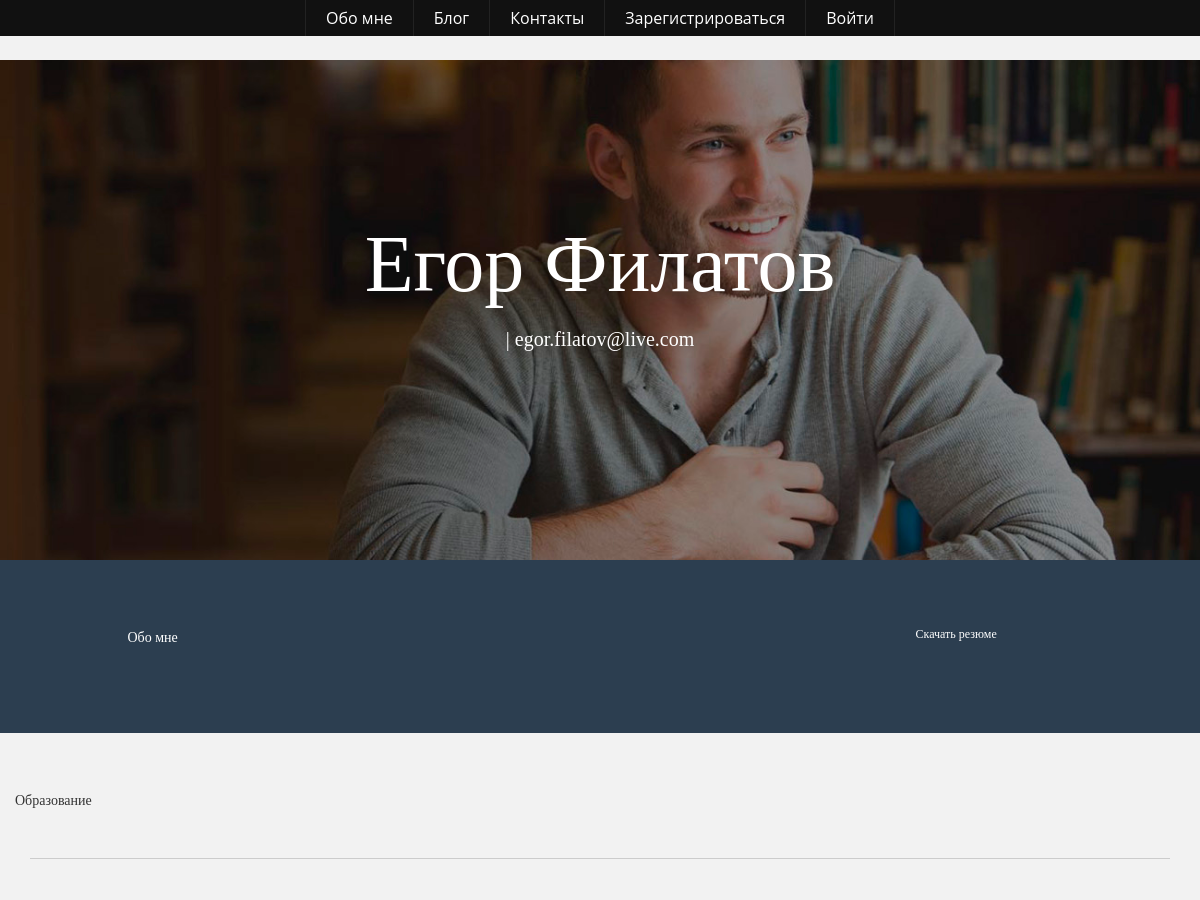
The app's page / (upper part), older data.
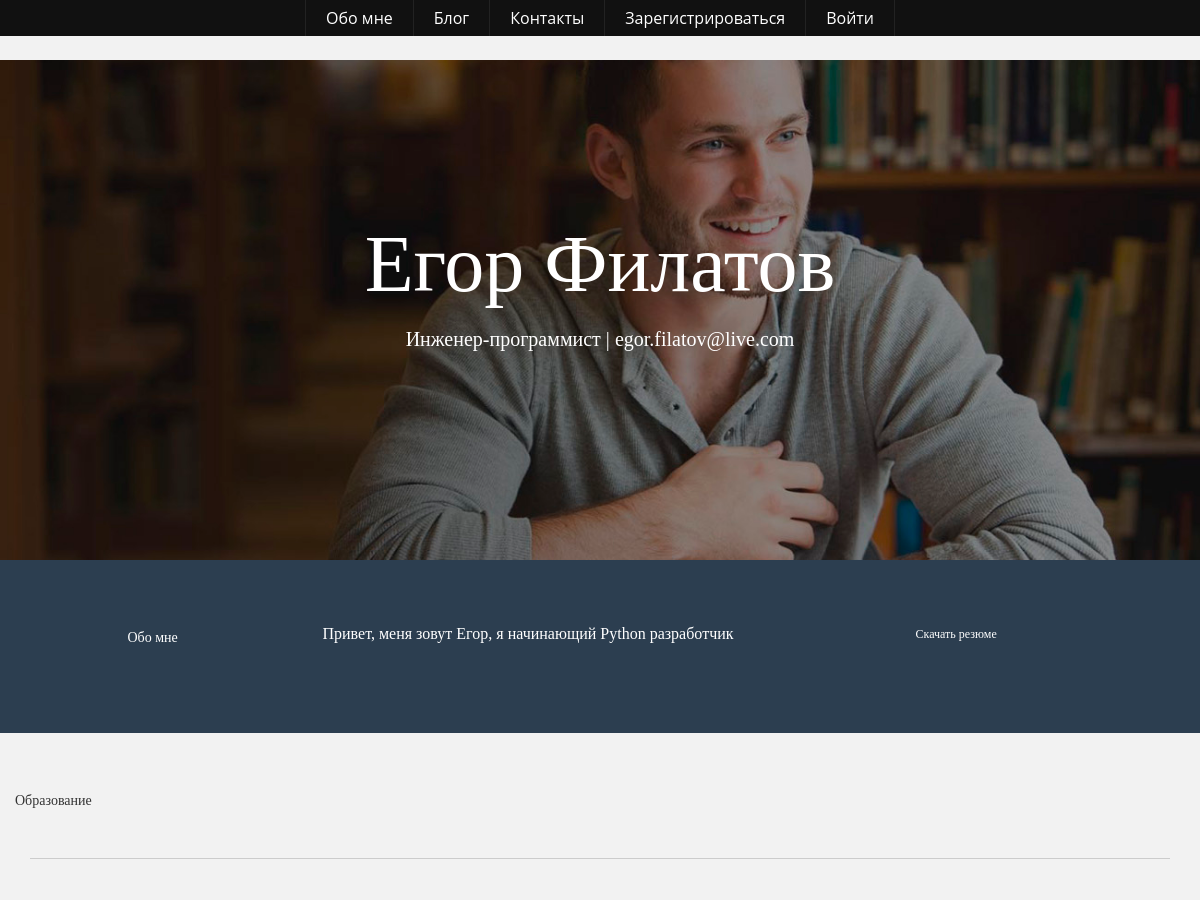
The same page, newer data.
### user/models.py (models this page shows, shortened)
class CustomUser(AbstractUser):
    date_of_birth = models.DateField(verbose_name='Дата рождения', auto_now_add=False, blank=True, null=True)
    profession = models.CharField(verbose_name='Профессия', help_text='Профессия', max_length=150, blank=True)
    about = models.TextField(verbose_name='О себе', help_text='О себе', blank=True)
    photo = models.ImageField(verbose_name='Фото', blank=True, upload_to='media/img/user_img/%Y/%m/%d/')
    summary = models.FileField(verbose_name='Резюме', blank=True, upload_to='media/doc/user_doc/%Y/%m/%d/')
    Phone = models.CharField(verbose_name='Телефон', help_text='Телефон', max_length=50, blank=True)
    skills = models.TextField(verbose_name='Навыки', help_text='Навыки', blank=True)
    class Meta:
        verbose_name = 'Пользователь'
        verbose_name_plural = 'Пользователи'
        ordering = ['-date_joined']

### main/views.py (the view)
# urls.py: path('', views.home_page, name='home'),
def home_page(request):
    return render(request, "main/home_page.html", {})

### main/templatetags/user_tags.py (called while the page is built)
@register.simple_tag()
def get_user():
    return CustomUser.objects.get(first_name='Егор')

@register.simple_tag()
def get_education():
    return Education.objects.filter(custom_user_id=1)

@register.simple_tag()
def get_work_experiance():
    return WorkExperiance.objects.filter(custom_user_id=1)

### main/templates/main/home_page.html (shortened to what this page needs)
{% extends 'main/base.html' %}
{% load static %}
{% load user_tags %}
{% block headerwrap %}
<div id="headerwrap">
    <div class="container">
      <div class="row centered">
        <div class="col-lg-12">
          {% get_user as user %}
          <h1>{{ user.first_name }} {{ user.last_name }}</h1>
          <h3>{{ user.profession }} | {{ user.email }}</h3>
        </div>
      </div>
    </div>
  </div>
{% endblock %}
{% block top %}
<section id="about" name="about">
    <div id="intro">
      <div class="container">
        <div class="row">
          <div class="col-lg-2 col-lg-offset-1">
            <h5>Обо мне</h5>
          </div>
          <div class="col-lg-6">
            {% get_user as user %}
            <p>{{ user.about }}</p>
          </div>
          <div class="col-lg-3">
            <p><a href="#"><i class="icon-file"></i></a>
              <sm>Скачать резюме</sm>
            </p>
          </div>
        </div>
      </div>
    </div>
  </section>
{% endblock %}
{% block main %}
<section id="resume" name="resume">
    <div class="container desc">
      <div class="row">
          <h5>Образование</h5>
          {% get_education as education %}
      </div>
      <br>
      <hr>
    </div>
  </section>
  <div class="container desc">
        {% get_work_experiance as work %}
    <br>
  </div>
{% endblock %}

Row changes from the older to the newer data that the page shows:
changed CustomUser "Егор": profession (not shown) → "Инженер-программист"; about (not shown) → "Привет, меня зовут Егор, я начинающий Python разработчик"
